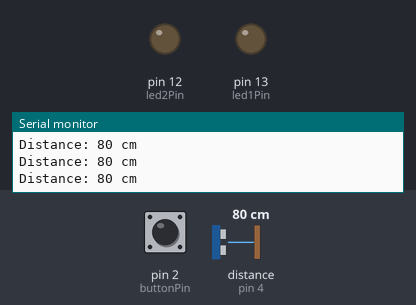
The sketch below on a simulated Arduino Uno, built with avr-gcc and run on an emulated ATmega328P. Shown: output pins drawn as LEDs (lit = HIGH), the last lines printed to the serial monitor. Wiring (inferred from the names in the program): ultrasonic range finder: trigger pin 3; echo pin 4. Dashed ring = blinking. The test bench sets the inputs (shaded band); at power-on: distance to the obstacle (sensor on pin 4) 80 cm, pin 2 (buttonPin) HIGH. The echo pulse lasts 58.3 µs per cm; pins used as bus, display or sensor lines are not drawn.

Above: at 1.2 s.
1.3 s: distance to the obstacle (sensor on pin 4) set to 2 cm
At 1.45 s:
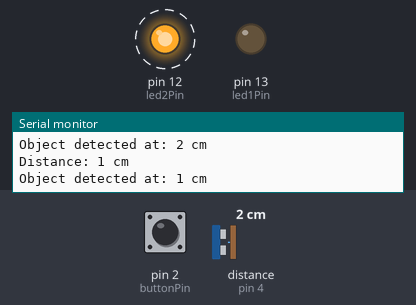
4.3 s: pin 2 (buttonPin) pulled LOW for 0.15 s
At 4.45 s:
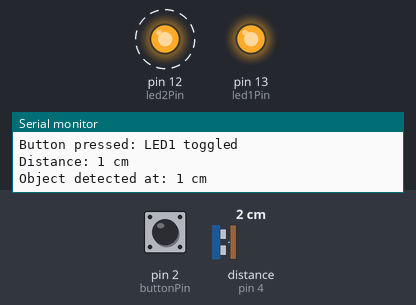
7.3 s: distance to the obstacle (sensor on pin 4) set to 18 cm
At 7.6 s:
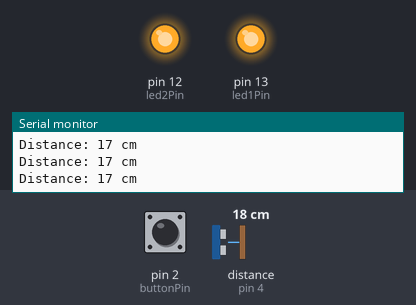
10.3 s: distance to the obstacle (sensor on pin 4) set to 4 cm
At 10.48 s:
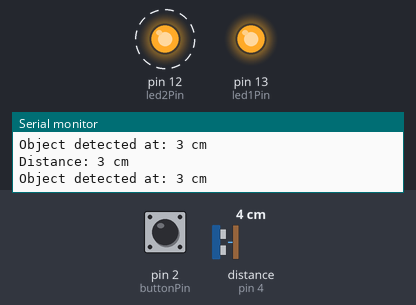
13.3 s: pin 2 (buttonPin) pulled LOW for 1 s
At 13.48 s:
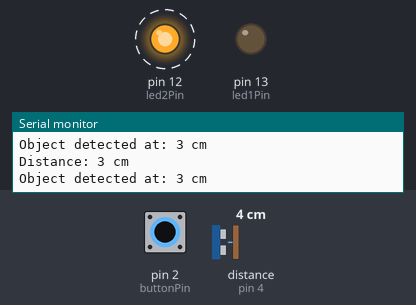
17.3 s: pin 2 (buttonPin) driven LOW
At 17.45 s:
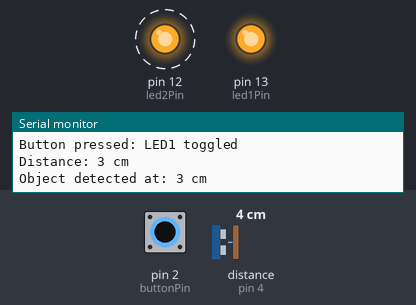
Timing chart, 0 to 21.3 s (numbered marks = the images above; inputs shaded):
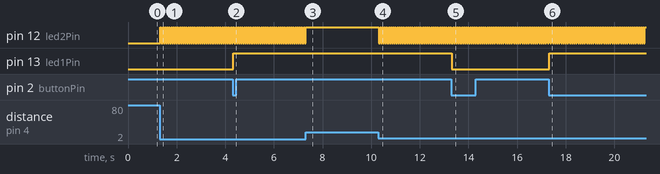

The sketch:

sketch_apr2b.ino
```cpp
// Pin Definitions
const int buttonPin = 2;        // Pin for the push button (interrupt on D2)
const int led1Pin = 13;         // Pin for LED1 (toggled by button)
const int led2Pin = 12;         // Pin for LED2 (toggled by sensor)
const int trigPin = 3;          // Trigger pin for the ultrasonic sensor
const int echoPin = 4;          // Echo pin for the ultrasonic sensor

// Variables for interrupts
volatile bool buttonPressed = false;  // Flag for button interrupt

// Interrupt Service Routine (ISR) for Button Press
void buttonInterrupt() {
  buttonPressed = true;  // Set flag to toggle LED1
}

void setup() {
  // Initialize Serial Monitor
  Serial.begin(9600);

  // Pin modes
  pinMode(buttonPin, INPUT_PULLUP);  // Internal pull-up resistor for the button
  pinMode(led1Pin, OUTPUT);
  pinMode(led2Pin, OUTPUT);

  // Initialize the ultrasonic sensor pins
  pinMode(trigPin, OUTPUT);
  pinMode(echoPin, INPUT);

  // Attach interrupt to the push button (D2)
  attachInterrupt(digitalPinToInterrupt(buttonPin), buttonInterrupt, FALLING);  // Trigger on FALLING edge (button press)

  // Start with both LEDs off
  digitalWrite(led1Pin, LOW);
  digitalWrite(led2Pin, LOW);
}

void loop() {
  // Handle the button press interrupt (toggle LED1)
  if (buttonPressed) {
    digitalWrite(led1Pin, !digitalRead(led1Pin)); // Toggle LED1
    buttonPressed = false;  // Reset the flag
    Serial.println("Button pressed: LED1 toggled");
  }

  // Handle the sensor (HC-SR04) polling in the main loop
  long duration, distance;

  // Send a pulse to the Trigger pin
  digitalWrite(trigPin, LOW);
  delayMicroseconds(2);  // Wait for 2ms to clear the Trigger pin
  digitalWrite(trigPin, HIGH);
  delayMicroseconds(10); // Send a 10ms pulse
  digitalWrite(trigPin, LOW);

  // Read the pulse duration from the Echo pin
  duration = pulseIn(echoPin, HIGH); // Duration of the pulse in microseconds

  // Ensure pulse duration is valid
  if (duration == 0) {
    Serial.println("No pulse received");
  } else {
    // Calculate distance in cm (speed of sound = 343 m/s or 29.1 microseconds per cm)
    distance = (duration / 2) / 29.1;  // Divide by 2 because pulse travels to the object and back

    Serial.print("Distance: ");
    Serial.print(distance);
    Serial.println(" cm");

    // Toggle LED2 if object detected within 10 cm
    if (distance < 10) {
      digitalWrite(led2Pin, !digitalRead(led2Pin)); // Toggle LED2
      Serial.print("Object detected at: ");
      Serial.print(distance);
      Serial.println(" cm");
    }
  }
}
```

Measured:
- after the input at 1.3 s, pin 12 (led2Pin): alternates HIGH for 0.04 s and LOW for 0.04 s, starting at once
- after the input at 4.3 s, pin 13 (led1Pin): LOW → HIGH at once
- after the input at 7.3 s, pin 12 (led2Pin): goes on until 7.3 s, then stays HIGH
- after the input at 10.3 s, pin 12 (led2Pin): alternates HIGH for 0.04 s and LOW for 0.04 s, starting at once
- after the input at 13.3 s, pin 13 (led1Pin): HIGH → LOW at once
- after the input at 17.3 s, pin 13 (led1Pin): LOW → HIGH at once
